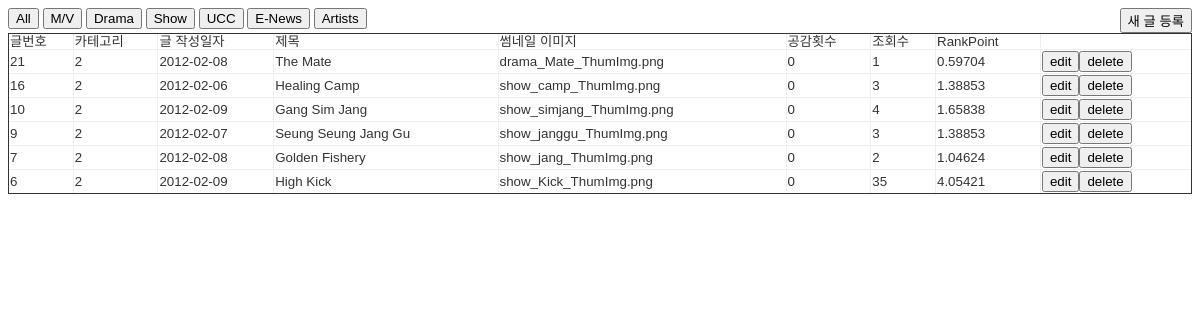
/admin/index.php?m=2, run on the app's committed database.
### tables this page shows
CREATE TABLE `contents` (
  `id` int(11) NOT NULL AUTO_INCREMENT,
  `category` int(11) NOT NULL DEFAULT '0',
  `title` varchar(200) NOT NULL,
  `date` date NOT NULL,
  `thumb_img` varchar(100) NOT NULL,
  `vod_src` text,
  `empathy` int(11) NOT NULL DEFAULT '0',
  `viewcount` int(11) NOT NULL DEFAULT '0',
  `rankpoint` float NOT NULL DEFAULT '0',
  `description` text NOT NULL,
  PRIMARY KEY (`id`)
);

### admin/index.php (the view, shortened to what this page needs)
<!DOCTYPE HTML>
<?php
$category = $_GET['m'];
?>
<html lang="en">
<head>
</head>
<body>
	<div style="width: 100%;">
		<div>
			<div style="float: left;">
				<a href="./index.php?m=6"><button>All</button></a>
				<a href="./index.php?m=0"><button>M/V</button></a>
				<a href="./index.php?m=1"><button>Drama</button></a>
				<a href="./index.php?m=2"><button>Show</button></a>
				<a href="./index.php?m=3"><button>UCC</button></a>
				<a href="./index.php?m=4"><button>E-News</button></a>
				<a href="./index.php?m=5"><button>Artists</button></a>
			</div>
			<div style="float: right;">
				<a href="./register.php"><button>새 글 등록</button></a>
			</div>
		</div>
		<div>
			<table border="1">
				<thead>
					<td>글번호</td>
					<td>카테고리</td>
					<td>글 작성일자</td>
					<td>제목</td>
					<td>썸네일 이미지</td>
					<td>공감횟수</td>
					<td>조회수</td>
					<td>RankPoint</td>
					<td>&nbsp;</td>
				</thead>
				<tbody>
					<?php
						if ($category == NULL || $category == 6)
							$query = "SELECT * FROM contents ORDER BY rankpoint desc";
						else
							$query = "SELECT * FROM contents WHERE category = " . $category . " ORDER BY id desc";
						$result = mysql_query($query);
						while($row = mysql_fetch_assoc($result))
						{
							echo "<tr>";
							echo "<td>".$row['id']."</td>";
							echo "<td>".$row['category']."</td>";
							echo "<td>".$row['date']."</td>";
							echo "<td>".$row['title']."</td>";
							echo "<td>".$row['thumb_img']."</td>";
							echo "<td>".$row['empathy']."</td>";
							echo "<td>".$row['viewcount']."</td>";
							echo "<td>".$row['rankpoint']."</td>";
							echo "<td><a href=\"./edit.php?id=".$row['id']."\"><button>edit</button></a><a href=\"./delete.php?id=".$row['id']."\"><button>delete</button></a></td>";
							echo "</tr>";
						}
					?>
				</tbody>
			</table>
		</div>
	</div>
</body>
</html>

### admin/index.php (style rules this page uses)
table { width: 100%; border: solid 1px; border-collapse:collapse;border-spacing:0; margin:0; padding:0; font-weight:normal; font-style:normal; font-size:100%; line-height:1; font-family:inherit; }
body { font-size: 10pt; font-family: Arial, Helvetica, sans-serif; color: #333333; }

### data on the page
contents: id "21", category "2", date "2012-02-08", title "The Mate", thumb_img "drama_Mate_ThumImg.png", empathy "0", viewcount "1", rankpoint "0.59704"
contents: id "16", category "2", date "2012-02-06", title "Healing Camp", thumb_img "show_camp_ThumImg.png", empathy "0", viewcount "3", rankpoint "1.38853"
contents: id "10", category "2", date "2012-02-09", title "Gang Sim Jang", thumb_img "show_simjang_ThumImg.png", empathy "0", viewcount "4", rankpoint "1.65838"
contents: id "9", category "2", date "2012-02-07", title "Seung Seung Jang Gu", thumb_img "show_janggu_ThumImg.png", empathy "0", viewcount "3", rankpoint "1.38853"
contents: id "7", category "2", date "2012-02-08", title "Golden Fishery", thumb_img "show_jang_ThumImg.png", empathy "0", viewcount "2", rankpoint "1.04624"
contents: id "6", category "2", date "2012-02-09", title "High Kick", thumb_img "show_Kick_ThumImg.png", empathy "0", viewcount "35", rankpoint "4.05421"
